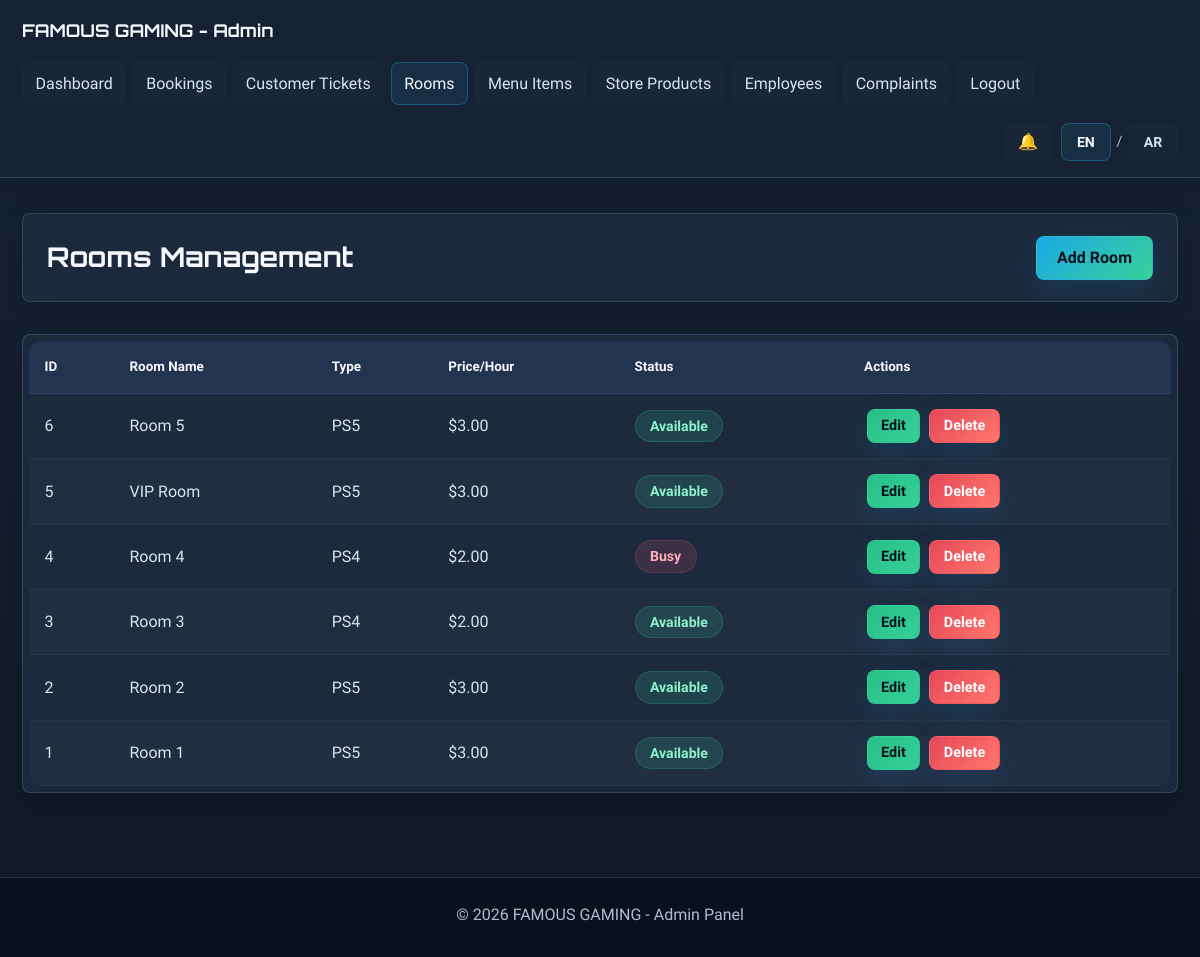
Screenshot of /admin/rooms_full_crud.php (signed in) with the database file from the repository.
### tables this page shows
CREATE TABLE rooms (
    id INT PRIMARY KEY AUTO_INCREMENT,
    room_name VARCHAR(100) NOT NULL,
    room_type VARCHAR(50) NOT NULL,
    price_per_hour DECIMAL(10,2) NOT NULL,
    status VARCHAR(20) NOT NULL DEFAULT 'Available',
    services TEXT,
    description TEXT,
    image_path VARCHAR(255) DEFAULT NULL,
    image_uploaded_at TIMESTAMP NULL DEFAULT NULL,
    created_at TIMESTAMP DEFAULT CURRENT_TIMESTAMP,
    updated_at TIMESTAMP DEFAULT CURRENT_TIMESTAMP ON UPDATE CURRENT_TIMESTAMP
);

### includes/lang.php (called while the page is built, shortened)
<?php
function site_language() {
    return $_SESSION['site_language'] ?? SITE_DEFAULT_LANGUAGE;
}
function t($key, $replacements = [], $fallback = null) {
    $language = site_language();
    $text = $translations[$language][$key] ?? $translations[SITE_DEFAULT_LANGUAGE][$key] ?? ($fallback ?? $key);
    foreach ($replacements as $placeholder => $value) {
        $text = str_replace(':' . $placeholder, (string)$value, $text);
    }
    return $text;
}

### admin/rooms_full_crud.php (the view, shortened to what this page needs)
<?php
require_once '../includes/config.php';
$rooms = mysqli_query($conn, "SELECT * FROM rooms ORDER BY id DESC");
include 'includes/header.php';
?>
    <div class="content">
        <div class="container">
            <div class="page-header">
                <h1><?php echo t('admin_rooms_management'); ?></h1>
                <button class="btn" onclick="openAddModal()">Add Room</button>
            </div>
            <div class="table-container">
                <table>
                    <thead>
                        <tr>
                            <th>ID</th>
                            <th>Room Name</th>
                            <th>Type</th>
                            <th>Price/Hour</th>
                            <th>Status</th>
                            <th>Actions</th>
                        </tr>
                    </thead>
                    <tbody>
                        <?php while ($room = mysqli_fetch_assoc($rooms)): ?>
                        <tr>
                            <td><?php echo $room['id']; ?></td>
                            <td><?php echo htmlspecialchars($room['room_name']); ?></td>
                            <td><?php echo htmlspecialchars($room['room_type']); ?></td>
                            <td>$<?php echo number_format($room['price_per_hour'], 2); ?></td>
                            <td>
                                <span class="status-badge status-<?php echo strtolower($room['status']); ?>">
                                    <?php echo $room['status']; ?>
                                </span>
                            </td>
                            <td>
                                <button class="btn btn-small btn-success" onclick='openEditModal(<?php echo json_encode($room); ?>)'>Edit</button>
                                <button class="btn btn-small btn-danger" onclick="confirmDelete(<?php echo $room['id']; ?>)">Delete</button>
                            </td>
                        </tr>
                        <?php endwhile; ?>
                    </tbody>
                </table>
            </div>
        </div>
    </div>
<?php
include 'includes/footer.php';
?>

### rows the page displays
rooms: id "6", room_name "Room 5", room_type "PS5", price_per_hour "3.00", status "Available"
rooms: id "5", room_name "VIP Room", room_type "PS5", price_per_hour "3.00", status "Available"
rooms: id "4", room_name "Room 4", room_type "PS4", price_per_hour "2.00", status "Busy"
rooms: id "3", room_name "Room 3", room_type "PS4", price_per_hour "2.00", status "Available"
rooms: id "2", room_name "Room 2", room_type "PS5", price_per_hour "3.00", status "Available"
rooms: id "1", room_name "Room 1", room_type "PS5", price_per_hour "3.00", status "Available"

### other values shown
t('admin_brand') "FAMOUS GAMING - Admin"
t('admin_nav_dashboard') "Dashboard"
t('admin_nav_bookings') "Bookings"
t('admin_nav_customer_tickets') "Customer Tickets"
t('admin_nav_rooms') "Rooms"
t('admin_nav_menu_items') "Menu Items"
t('admin_nav_store_products') "Store Products"
t('admin_nav_employees') "Employees"
t('admin_nav_complaints') "Complaints"
t('admin_nav_logout') "Logout"
t('lang_en') "EN"
t('lang_ar') "AR"
t('admin_rooms_management') "Rooms Management"
t('admin_footer') "© 2026 FAMOUS GAMING - Admin Panel"
